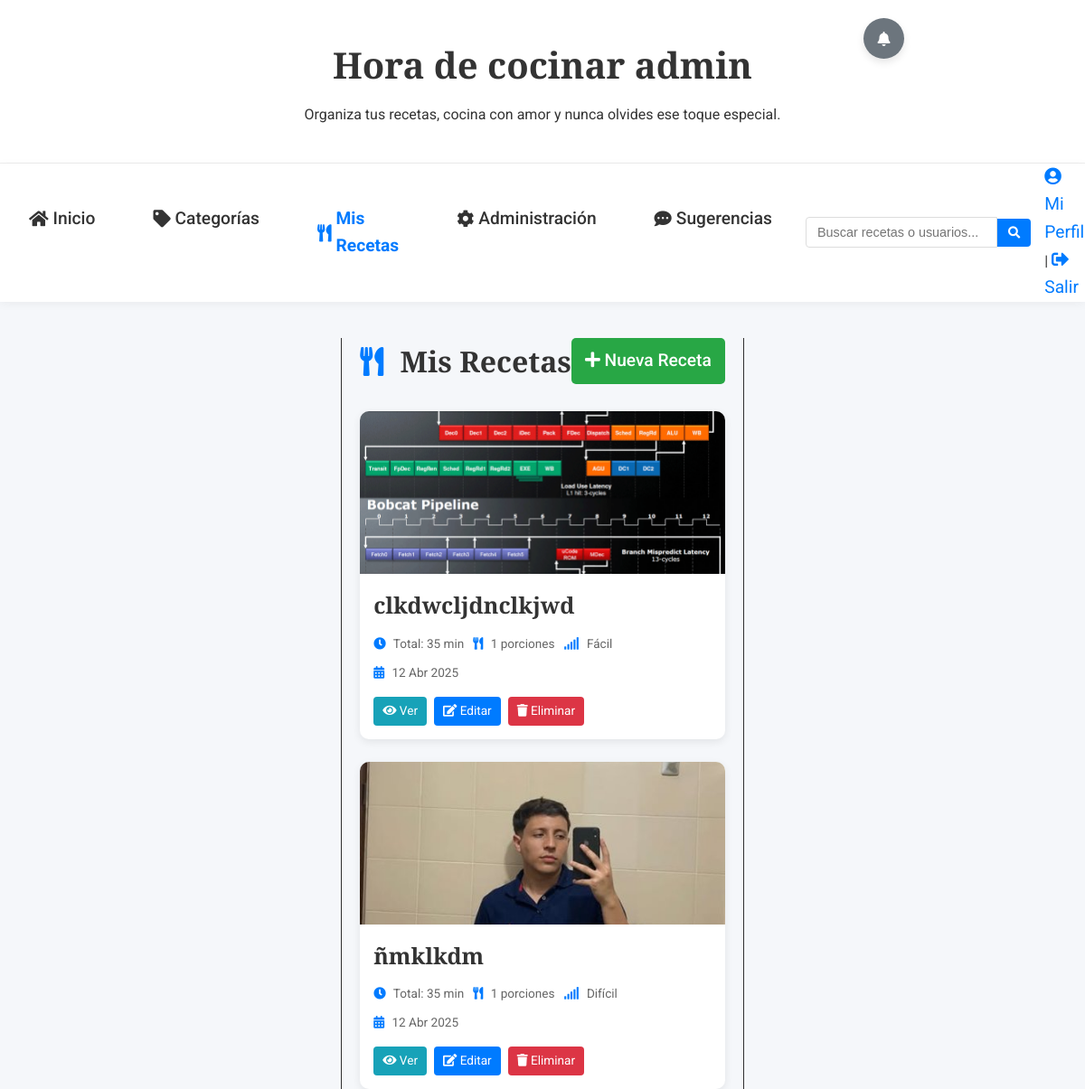
The app's page /recetas/ (signed in, upper part), older data.
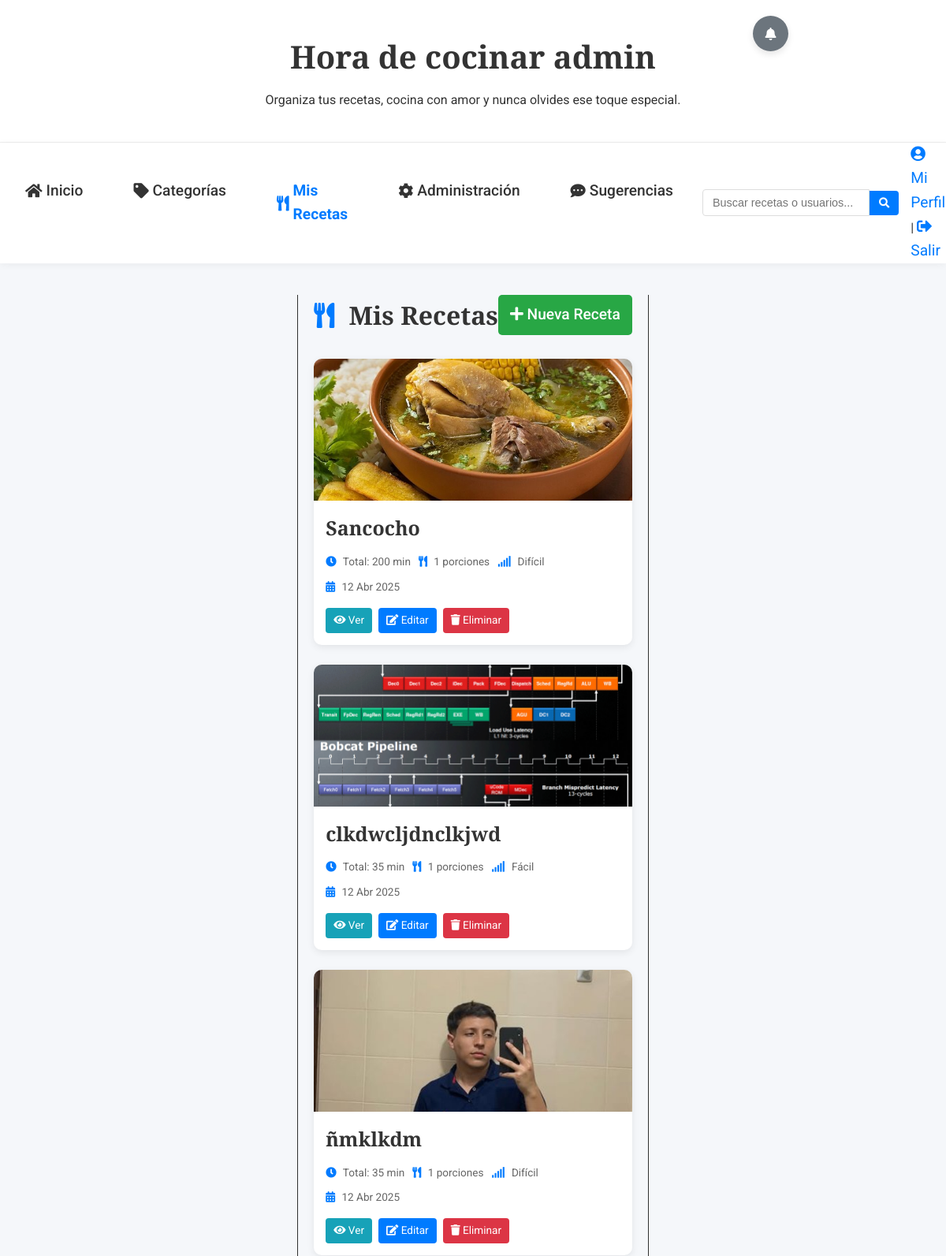
The same page, newer data.
### post/models.py (models this page shows, shortened)
class Recipe(models.Model):
    DIFFICULTY_CHOICES = [
        ('FACIL', 'Fácil'),
        ('MEDIA', 'Media'),
        ('DIFICIL', 'Difícil'),
    ]
    title = models.CharField(max_length=200, verbose_name='Título')
    ingredients = models.TextField(verbose_name='Ingredientes')
    instructions = models.TextField(verbose_name='Instrucciones')
    prep_time = models.PositiveIntegerField(verbose_name='Tiempo de Preparación (minutos)', default=0)
    cook_time = models.PositiveIntegerField(verbose_name='Tiempo de Cocción (minutos)', default=0)
    servings = models.PositiveIntegerField(verbose_name='Porciones', default=1)
    difficulty = models.CharField(max_length=10, choices=DIFFICULTY_CHOICES, default='MEDIA', verbose_name='Dificultad')
    recipe_image = models.ImageField(upload_to='recipe_pics/', null=True, blank=True, verbose_name='Imagen de la Receta')
    author = models.ForeignKey(User, on_delete=models.CASCADE, verbose_name='Autor')
    category = models.ForeignKey(Category, on_delete=models.SET_NULL, null=True, blank=True, verbose_name='Categoría')
    created_at = models.DateTimeField(auto_now_add=True, verbose_name='Fecha de Creación')
    updated_at = models.DateTimeField(auto_now=True, verbose_name='Última Actualización')
    published = models.BooleanField(default=True, verbose_name='Publicada')
    def total_time(self):
        return self.prep_time + self.cook_time

### post/views.py (the view)
# urls.py: path('recetas/', views.recetas, name='recetas'),
@login_required
def recetas(request):
    if request.user.is_superuser or request.user.is_staff:
        recetas = Recipe.objects.all().order_by('-created_at')  # Muestra todas las recetas
    else:
        recetas = Recipe.objects.filter(author=request.user).order_by('-created_at')  # Muestra solo las del usuario actual
    return render(request, 'post/recetas.html', {'recetas': recetas})

### post/templates/post/recetas.html (shortened to what this page needs)
{% extends 'post/base.html' %}
{% load static %}
{% block extra_head %}
<link rel="stylesheet" href="{% static 'post/css/recetas.css' %}">
{% endblock extra_head%}
{% block content %}
<div class="recetas-container">
    <div class="recetas-header">
        <h1><i class="fas fa-utensils"></i> Mis Recetas</h1>
        <a href="{% url 'nueva_receta' %}" class="btn-nueva-receta">
            <i class="fas fa-plus"></i> Nueva Receta
        </a>
    </div>
    {% if recetas %}
        <div class="grid-recetas">
            {% for receta in recetas %}
                <div class="tarjeta-receta {% if not receta.published %}no-publicada{% endif %}">
                    {% if receta.recipe_image %}
                        <div class="receta-img">
                            <img src="{{ receta.recipe_image.url }}" alt="{{ receta.title }}">
                        </div>
                    {% else %}
                        <div class="receta-img no-image">
                            <i class="fas fa-utensils"></i>
                        </div>
                    {% endif %}
                    <div class="receta-content">
                        <h2 class="receta-title">
                            <a href="{% url 'detalle_receta' receta.id %}">{{ receta.title }}</a>
                        </h2>
                        <div class="receta-meta">
                            <span><i class="fas fa-clock"></i> Total: {{ receta.total_time }} min</span>
                            <span><i class="fas fa-utensils"></i> {{ receta.servings }} porciones</span>
                            <span><i class="fas fa-signal"></i> {{ receta.get_difficulty_display }}</span>
                        </div>
                        <p class="receta-fecha">
                            <i class="fas fa-calendar-alt"></i> {{ receta.created_at|date:"d M Y" }}
                        </p>
                        <div class="receta-actions">
                            <a href="{% url 'detalle_receta' receta.id %}" class="btn-ver">
                                <i class="fas fa-eye"></i> Ver
                            </a>
                            {% if user == receta.author or user.is_superuser or user.is_staff %}
                                <a href="{% url 'editar_receta' receta.id %}" class="btn-editar">
                                    <i class="fas fa-edit"></i> Editar
                                </a>
                                <a href="{% url 'eliminar_receta' receta.id %}" class="btn-eliminar">
                                    <i class="fas fa-trash"></i> Eliminar
                                </a>
                            {% endif %}
                        </div>
                    </div>
                </div>
            {% endfor %}
        </div>
    {% endif %}
</div>
{% endblock content %}

Row changes from the older to the newer data that the page shows:
added Recipe: recipe_image (picture), title "Sancocho", total_time "200", servings "1", difficulty "Difícil", created_at "12 Abr 2025", shows "Editar"
